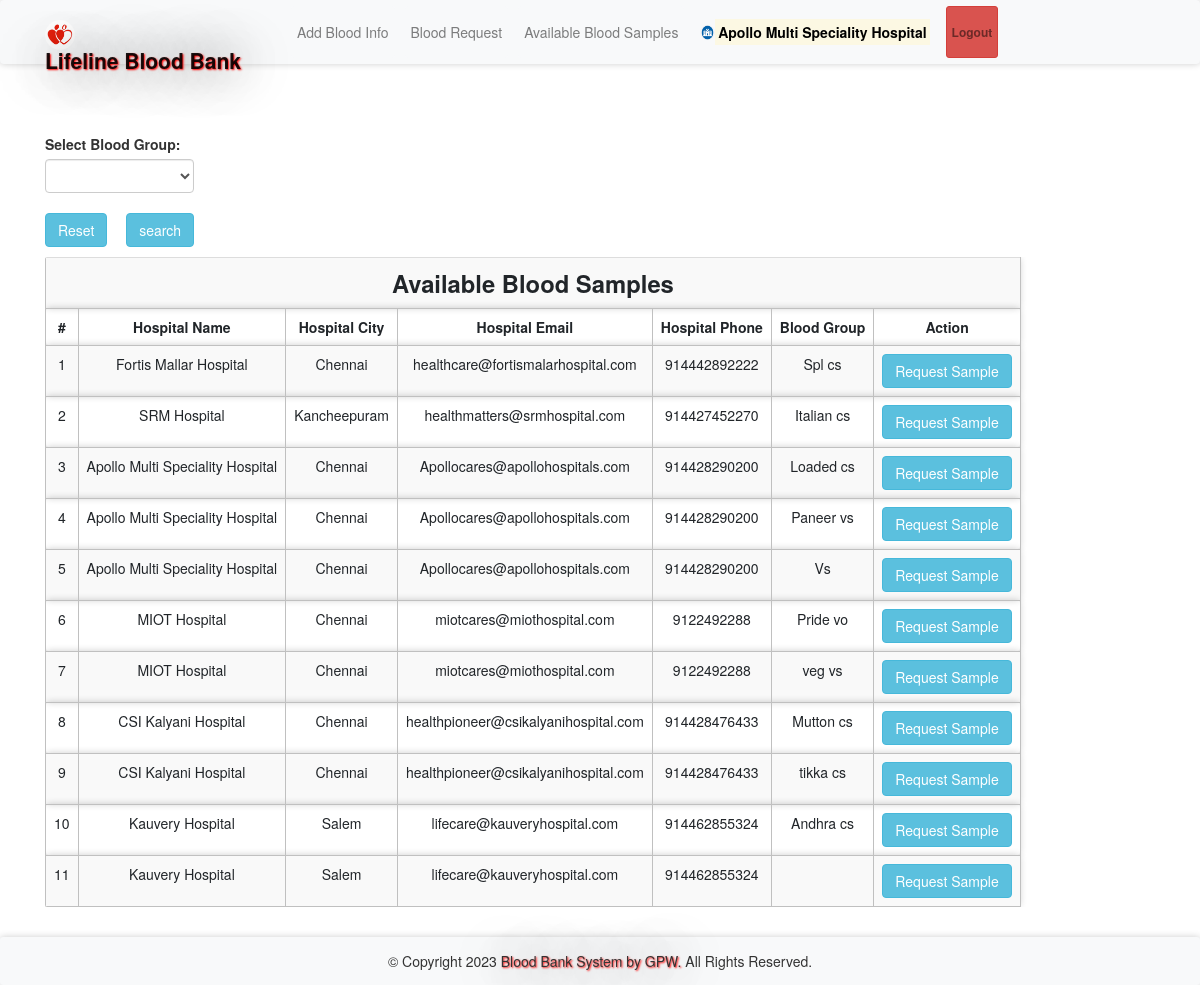
The page /bloodbank/abs.php (signed in) on the database its author committed.
### tables this page shows
CREATE TABLE `bloodinfo` (
  `bid` int(11) NOT NULL,
  `hid` int(11) NOT NULL,
  `bg` varchar(10) NOT NULL
);

CREATE TABLE `hospitals` (
  `id` int(11) NOT NULL,
  `hname` varchar(100) NOT NULL,
  `hemail` varchar(100) NOT NULL,
  `hpassword` varchar(100) NOT NULL,
  `hphone` varchar(100) NOT NULL,
  `hcity` varchar(100) NOT NULL
);

### bloodbank/message.php (called while the page is built, shortened)
<?php $counter=0; if(isset($_GET['msg'])) { ?>
	<div class="col-5 alert alert alert-success alert-dismissible fade show card" id="message">
		<button type="button" class="close" data-dismiss="alert" title="close">&times;</button><?php echo $_GET['msg'];?>
	</div>
<?php }?>

### bloodbank/abs.php (the view, shortened to what this page needs)
<?php
require 'file/connection.php';
if(isset($_GET['search'])){
    $searchKey = $_GET['search'];
    $sql = "select bloodinfo.*, hospitals.* from bloodinfo, hospitals where bloodinfo.hid=hospitals.id && bg LIKE '%$searchKey%'";
}else{
    $sql = "select bloodinfo.*, hospitals.* from bloodinfo, hospitals where bloodinfo.hid=hospitals.id";
}
$result = mysqli_query($conn, $sql);
?>
<!DOCTYPE html>
<html>
<?php require 'head.php'; ?>
<body>
    <?php require 'header.php'; ?>
    <div class="container cont">
        <?php require 'message.php'; ?>
        <div class="row col-lg-8 col-md-8 col-sm-12 mb-3">
            <form method="get" action="" style="margin-top:-20px; ">
            <label class="font-weight-bolder">Select Blood Group:</label>
               <select name="search" class="form-control">
               <option><?php echo @$_GET['search']; ?></option>
               <option value="A+">A+</option>
               </select><br>
               <a href="abs.php" class="btn btn-info mr-4"> Reset</a>
               <input type="submit" name="submit" class="btn btn-info" value="search">
           </form>
        </div>
        <table class="table table-responsive table-striped rounded mb-5">
            <tr><th colspan="7" class="title">Available Blood Samples</th></tr>
            <tr>
                <th>#</th>
                <th>Hospital Name</th>
                <th>Hospital City</th>
                <th>Hospital Email</th>
                <th>Hospital Phone</th>
                <th>Blood Group</th>
                <th>Action</th>
            </tr>
        <?php while($row = mysqli_fetch_array($result)) { ?>
            <tr>
                <td><?php echo ++$counter;?></td>
                <td><?php echo $row['hname'];?></td>
                <td><?php echo ($row['hcity']); ?></td>
                <td><?php echo ($row['hemail']); ?></td>
                <td><?php echo ($row['hphone']); ?></td>
                <td><?php echo ($row['bg']); ?></td>
                <form action="file/request.php" method="post">
                <?php if (isset($_SESSION['hid'])) { ?>
                <td><a href="javascript:void(0);" class="btn btn-info hospital">Request Sample</a></td>
                <?php } else {(isset($_SESSION['rid']))  ?>
                <td><input type="submit" name="request" class="btn btn-info" value="Request Sample"></td>
                <?php } ?>
                </form>
            </tr>
        <?php } ?>
        </table>
    </div>
    <?php require 'footer.php' ?>
</body>

### bloodbank/css/style.css (style rules this page uses)
.cont { padding-top: 40px; text-align: justify; font-size: 1em; }
.card ,nav, .footer,tr,video { border-radius: 3px; transition: all 200ms ease-out; box-shadow: 0px 0px 7px rgba(0, 0, 0, 0.2); }
tr,th,td { border:0.1px solid silver; text-align: center; }
.title { font-weight: bold; font-size: 1.7em; text-transform: capitalize; text-align: center; }
form { padding-top: 20px; }
a:link { text-decoration: none; }

### rows shown on the page
bloodinfo: hid.hname "Fortis Mallar Hospital", hid.hcity "Chennai", hid.hemail "healthcare@fortismalarhospital.com", hid.hphone "914442892222", bg "Spl cs"
bloodinfo: hid.hname "SRM Hospital", hid.hcity "Kancheepuram", hid.hemail "healthmatters@srmhospital.com", hid.hphone "914427452270", bg "Italian cs"
bloodinfo: hid.hname "Apollo Multi Speciality Hospital", hid.hcity "Chennai", hid.hemail "Apollocares@apollohospitals.com", hid.hphone "914428290200", bg "Loaded cs"
bloodinfo: hid.hname "Apollo Multi Speciality Hospital", hid.hcity "Chennai", hid.hemail "Apollocares@apollohospitals.com", hid.hphone "914428290200", bg "Paneer vs"
bloodinfo: hid.hname "Apollo Multi Speciality Hospital", hid.hcity "Chennai", hid.hemail "Apollocares@apollohospitals.com", hid.hphone "914428290200", bg "Vs"
bloodinfo: hid.hname "MIOT Hospital", hid.hcity "Chennai", hid.hemail "miotcares@miothospital.com", hid.hphone "9122492288", bg "Pride vo"
bloodinfo: hid.hname "MIOT Hospital", hid.hcity "Chennai", hid.hemail "miotcares@miothospital.com", hid.hphone "9122492288", bg "veg vs"
bloodinfo: hid.hname "CSI Kalyani Hospital", hid.hcity "Chennai", hid.hemail "healthpioneer@csikalyanihospital.com", hid.hphone "914428476433", bg "Mutton cs"
bloodinfo: hid.hname "CSI Kalyani Hospital", hid.hcity "Chennai", hid.hemail "healthpioneer@csikalyanihospital.com", hid.hphone "914428476433", bg "tikka cs"
bloodinfo: hid.hname "Kauvery Hospital", hid.hcity "Salem", hid.hemail "lifecare@kauveryhospital.com", hid.hphone "914462855324", bg "Andhra cs"
bloodinfo: hid.hname "Kauvery Hospital", hid.hcity "Salem", hid.hemail "lifecare@kauveryhospital.com", hid.hphone "914462855324"

### other values the page prints
$_SESSION['hname'] "Apollo Multi Speciality Hospital"
